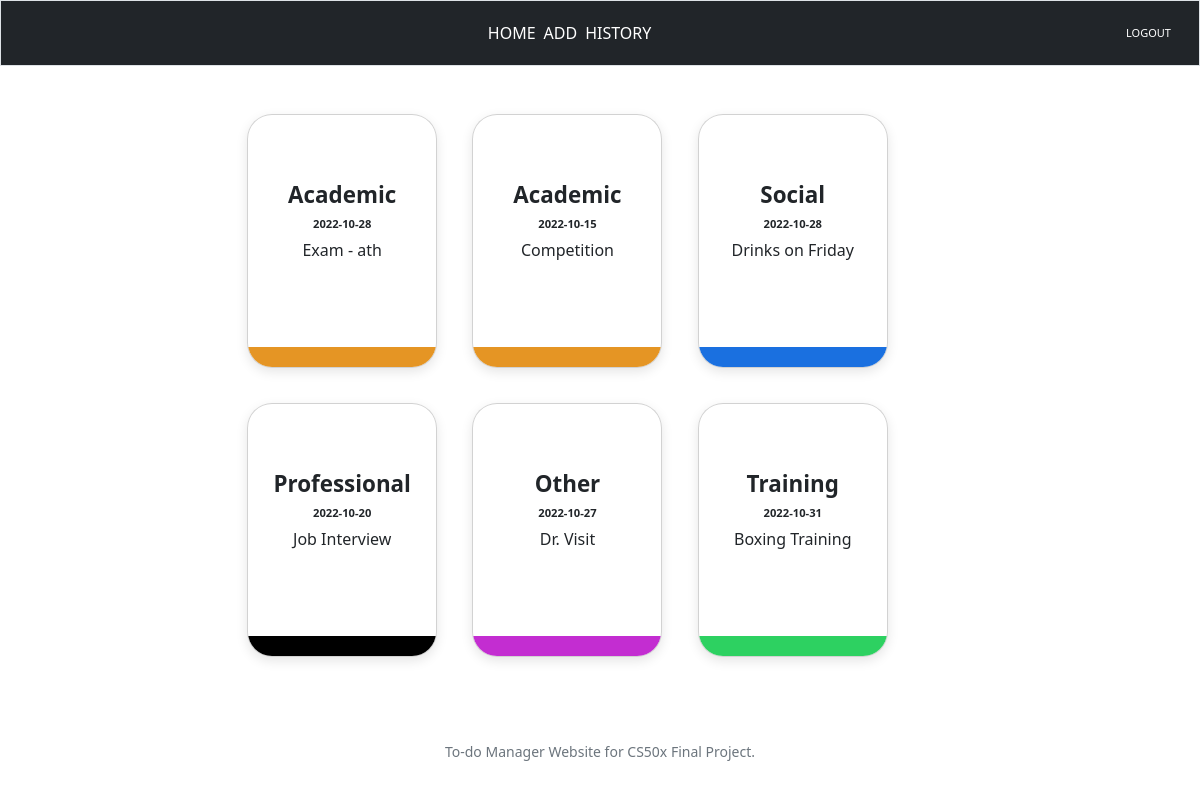
/ (signed in), run on the app's committed database.
### tables this page shows
CREATE TABLE todo (id INTEGER, categories TEXT, description TEXT, date TEXT, FOREIGN KEY (id) REFERENCES users (id));

### app.py (the view)
@app.route("/")
@login_required
def index():
    userid = session["user_id"]
    usertodo = cursor.execute("SELECT * FROM todo WHERE id = ?", [userid])
    usertodo = usertodo.fetchall()
    return render_template("index.html", usertodo=usertodo)

### app.py (called while the page is built)
@app.after_request
def after_request(response):
    response.headers["Cache-Control"] = "no-cache, no-store, must-revalidate"
    response.headers["Expires"] = 0
    response.headers["Pragma"] = "no-cache"
    return response

### helpers.py (called while the page is built)
def login_required(f):
    @wraps(f)
    def decorated_function(*args, **kwargs):
        if session.get("user_id") is None:
            return redirect("/login")
        return f(*args, **kwargs)
    return decorated_function

### templates/index.html (shortened to what this page needs)
{% extends "layout.html" %}
{% block main %}
<body>
<div class = "containerBody" ;">
    {% for key in usertodo %}
       <div class="cardContainer">
      <div class = "card {{key.categories}}">
        <div class="colorBar"></div>
        <div class="top">
        <h5 >{{ key.categories }}</h5>
        <h6 >{{key.date}}</h6>
               <p>{{key.description}}</p>
            </div>
               <div class="buttons">
            </div>
           </div>
       </div>
   {% endfor %}
</div>
</body>
{% endblock %}

### static/styles.css (style rules this page uses)
body { background-color: white; }
.containerBody { margin: 0 20%; display: flex; flex-wrap: wrap; gap: 5%; }
.cardContainer { margin-bottom: 5%; }
.cardContainer .card { position: relative; width: 190px; height: 254px; border-radius: 25px; background: #ffffffd0; padding: 20px; box-shadow: rgba(0, 0, 0, 0.1) 0px 4px 12px; transition: all 0.2s ease; display: flex; flex-direction: column; justify-content: space-between; overflow: hidden; }
.cardContainer .card .top h6 { font-size: 0.7rem; font-weight: bold; }
.cardContainer .card .top h5 { position: relative; font-size: 1.4rem; font-weight: bold; }
.cardContainer .card .colorBar { position: relative; width: 150%; height: 10%; top: 100%; left: -20%; right: 0; }
.cardContainer .card.Professional .colorBar { background-color: black; }
.cardContainer .card.Academic .colorBar { background-color: rgb(229, 149, 36); }
.cardContainer .card.Social .colorBar { background-color: rgb(26, 112, 224); }
.cardContainer .card.Other .colorBar { background-color: rgb(195, 45, 209); }
.cardContainer .card.Training .colorBar { background-color: rgb(45, 209, 97); }
.card .buttons { width: 100%; height: auto; display: flex; justify-content: center; gap: 10%; margin-bottom: 15%; }

### data on the page
todo: categories "Academic", date "2022-10-28", description "Exam - ath"
todo: categories "Academic", date "2022-10-15", description "Competition"
todo: categories "Social", date "2022-10-28", description "Drinks on Friday"
todo: categories "Professional", date "2022-10-20", description "Job Interview"
todo: categories "Other", date "2022-10-27", description "Dr. Visit"
todo: categories "Training", date "2022-10-31", description "Boxing Training"
